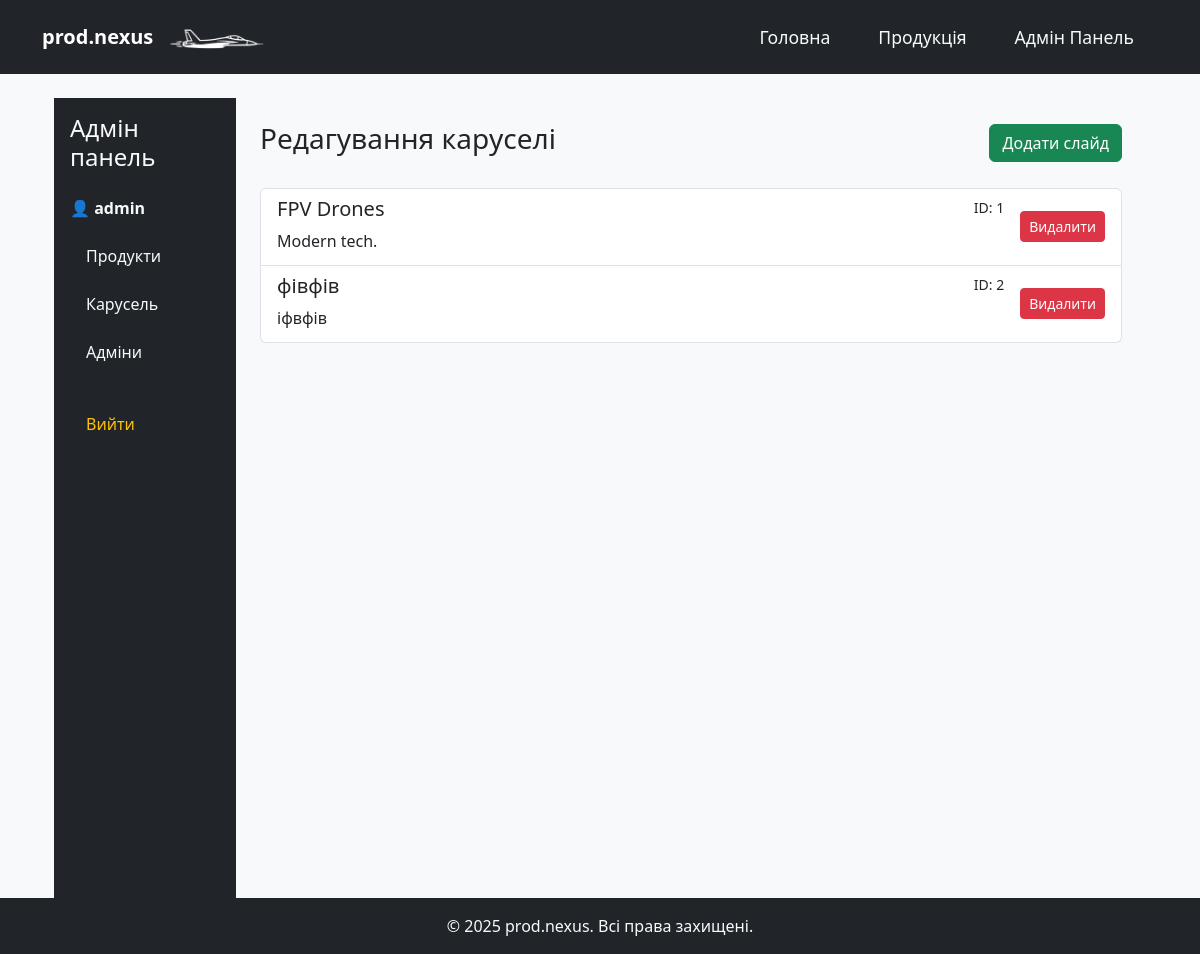
The app's page /admin/carousel (signed in) with its own data.
### app/domain/users.py (models this page shows, shortened)
class User(UserMixin, db.Model):
    __tablename__ = 'user'
    id = db.Column(db.Integer, primary_key=True)
    username = db.Column(db.String(80), unique=True, nullable=False)
    password_hash = db.Column(db.String(128), nullable=False)
    name = db.Column(db.String(100))
    email = db.Column(db.String(120), unique=True, nullable=False)
    role = db.Column(db.String(20), nullable=False, default='admin')

### app/domain/marketing.py (models this page shows, shortened)
class CarouselItem(db.Model):
    __tablename__ = 'carousel_item'
    id = db.Column(db.Integer, primary_key=True)
    img = db.Column(db.String(100), nullable=False)
    title = db.Column(db.String(100))
    desc = db.Column(db.Text)
    text_position = db.Column(db.String(20), default='center')
    button_text = db.Column(db.String(50))
    button_link = db.Column(db.String(200))

### app/admin/routes.py (the view)
@admin.route("/carousel")
@login_required
def admin_carousel():
    carousel_items = CarouselItem.query.all()
    return render_template("admin_carousel.html", carousel_items=carousel_items, admin_name=current_user.name)

### app/domain/users.py (called while the page is built)
@login_manager.user_loader
def load_user(user_id):
    return User.query.get(int(user_id))

### app/templates/admin_carousel.html
{% extends "base.html" %}
{% block content %}
<div class="container-fluid">
  <div class="row">
    {% include "admin_sidebar.html" %}
    <div class="col-md-9 col-lg-10 p-4">
      <div class="d-flex justify-content-between align-items-center mb-4">
        <h3>Редагування каруселі</h3>
        <a href="{{ url_for('admin.add_carousel_item') }}" class="btn btn-success">Додати слайд</a>
      </div>
      <div class="list-group">
        {% for item in carousel_items %}
        <div class="list-group-item d-flex justify-content-between align-items-center">
          <a href="{{ url_for('admin.edit_carousel', item_id=item.id) }}" class="flex-grow-1 text-decoration-none text-dark">
            <div class="d-flex w-100 justify-content-between">
              <h5>{{ item.title or "Без заголовку" }}</h5>
              <small>ID: {{ item.id }}</small>
            </div>
            <p class="mb-1 text-truncate">{{ item.desc }}</p>
          </a>
          <form action="{{ url_for('admin.delete_carousel_item', item_id=item.id) }}" method="POST" class="ms-3">
            <button type="submit" class="btn btn-danger btn-sm" onclick="return confirm('Ви впевнені, що хочете видалити цей слайд?');">
              Видалити
            </button>
          </form>
        </div>
        {% else %}
        <div class="alert alert-info">Слайдів поки немає.</div>
        {% endfor %}
      </div>
    </div>
  </div>
</div>
{% endblock %}

### app/templates/admin_sidebar.html
<div class="d-flex">
  <div class="bg-dark text-light p-3" style="width:240px; min-height:100vh;">
    <h4 class="mb-4">Адмін панель</h4>
    <div class="mb-3">
      <strong>👤 {{ current_user.username }}</strong>
    </div>
    <ul class="nav flex-column">
      <li class="nav-item mb-2">
        <a class="nav-link text-light" href="{{ url_for('admin.admin_dashboard') }}">Продукти</a>
      </li>
      <li class="nav-item mb-2">
        <a class="nav-link text-light" href="{{ url_for('admin.admin_carousel') }}">Карусель</a>
      </li>
      <li class="nav-item mb-2">
        <a class="nav-link text-light" href="{{ url_for('admin.admin_list') }}">Адміни</a>
      </li>
      <li class="nav-item mb-2 mt-4">
        <a class="nav-link text-warning" href="{{ url_for('admin.logout') }}">Вийти</a>
      </li>
    </ul>
  </div>

### app/static/css/style.css (style rules this page uses)
body { background-color: #f8f9fa; margin: 0; }

### records on screen
User: username "admin"
CarouselItem: title "FPV Drones", id "1", desc "Modern tech."
CarouselItem: title "фівфів", id "2", desc "іфвфів"
